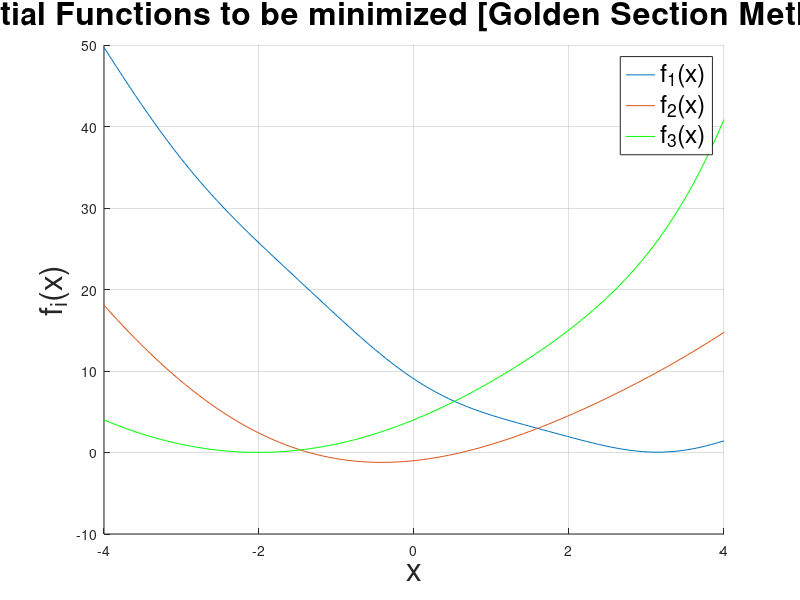

MATLAB code to generate this figure: (Note: this script raises an error after producing the figure.)
% Amarantidou Efthymia 
% AEM: 9762
% Project [1]

clear;
close all;
clc;

%% Initialize functions 
set(groot,'defaultAxesXGrid','on')
set(groot,'defaultAxesYGrid','on')

x = linspace(-4, 4);

f1 = @(x) (x-3).^2 + (sin(x+3)).^2;
f2 = @(x) (x-1).*cos(x./2) + x.^2;
f3 = @(x) (x+2).^2 + exp(x-2).*sin(x+3);

functions = figure('Name', 'Initial Functions', 'NumberTitle', 'off');
hold on
plot(x, f1(x));
plot(x, f2(x));
plot(x, f3(x), 'g');
title('Initial Functions to be minimized [Golden Section Method]', 'FontSize', 23);
legend('f_{1}(x)', 'f_{2}(x)', 'f_{3}(x)',  'FontSize', 18);
xlabel('x', 'FontSize', 23);
ylabel('f_{i}(x)', 'FontSize', 23);
grid on

%% Problem 2

l = [1e-1 5e-2 1e-2];
minimum = zeros(size(l, 2), 3);
k = zeros(size(l, 2), 3);

a = -4;
b = 4;

for i=1:size(l, 2)
    [minimum(i, 1), k(i, 1), ak1, bk1] = golden_section_method(f1, l(i), a, b);
    [minimum(i, 2), k(i, 2), ak2, bk2] = golden_section_method(f2, l(i), a, b);
    [minimum(i, 3), k(i, 3), ak3, bk3] = golden_section_method(f3, l(i), a, b);
    
    f1_intervals = figure('Name', 'f1 Intervals', 'NumberTitle', 'off');
    hold on;
    plot(ak1);
    plot(bk1);
    title(['Limits in each iteration for l = ' num2str(l(i)) ' [f_{1}(x)]'], 'FontSize', 23)
    xlabel('k', 'FontWeight','bold', 'FontSize', 23)
    ylabel('ak/ bk', 'FontWeight','bold', 'FontSize', 23)
    legend('ak', 'bk', 'FontSize', 25);
    hold off;

    f2_intervals = figure('Name', 'f2 Intervals', 'NumberTitle', 'off');
    hold on;
    plot(ak2);
    plot(bk2);
    title(['Limits in each iteration for l = ' num2str(l(i)) ' [f_{2}(x)]'] , 'FontSize', 23)
    xlabel('k', 'FontWeight','bold', 'FontSize', 23)
    ylabel('ak/ bk', 'FontWeight','bold', 'FontSize', 23)
    legend('ak', 'bk', 'FontSize', 25);
    hold off;
    
    f3_intervals = figure('Name', 'f3 Intervals', 'NumberTitle', 'off');
    hold on;
    plot(ak3);
    plot(bk3);
    title(['Limits in each iteration for l = ' num2str(l(i)) ' [f_{3}(x)]'], 'FontSize', 23)
    xlabel('k', 'FontWeight','bold', 'FontSize', 23)
    ylabel('ak/ bk', 'FontWeight','bold', 'FontSize', 23)
    legend('ak', 'bk', 'FontSize', 25);
    hold off;
end

symbol = ['*' 'o' 'x'];

for iteration=1:size(l, 2)
    figure(functions);
    plot(minimum(iteration,1), f1(minimum(iteration,1)), ['m' symbol(iteration)])
    plot(minimum(iteration,2), f2(minimum(iteration,2)), ['c' symbol(iteration)])
    plot(minimum(iteration,3), f3(minimum(iteration,3)), ['k' symbol(iteration)])
    legend('f1(x)', 'f2(x)', 'f3(x)', 'x1*', 'x2*', 'x3*', 'FontSize', 18);
end
